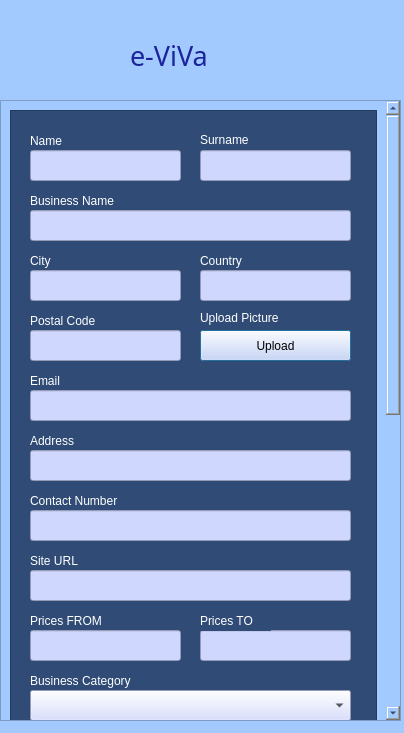
<?xml version="1.0" encoding="UTF-8"?>
<ui version="4.0">
 <class>Dialog</class>
 <widget class="QDialog" name="Dialog">
  <property name="geometry">
   <rect>
    <x>0</x>
    <y>0</y>
    <width>404</width>
    <height>733</height>
   </rect>
  </property>
  <property name="windowTitle">
   <string>Dialog</string>
  </property>
  <property name="styleSheet">
   <string notr="true">background-color: rgb(162, 202, 255);</string>
  </property>
  <widget class="QScrollArea" name="scrollArea">
   <property name="geometry">
    <rect>
     <x>0</x>
     <y>100</y>
     <width>401</width>
     <height>621</height>
    </rect>
   </property>
   <property name="widgetResizable">
    <bool>true</bool>
   </property>
   <widget class="QWidget" name="scrollAreaWidgetContents">
    <property name="geometry">
     <rect>
      <x>0</x>
      <y>0</y>
      <width>382</width>
      <height>1218</height>
     </rect>
    </property>
    <layout class="QVBoxLayout" name="verticalLayout">
     <item>
      <widget class="QFrame" name="frame_2">
       <property name="minimumSize">
        <size>
         <width>320</width>
         <height>1200</height>
        </size>
       </property>
       <property name="styleSheet">
        <string notr="true">background-color: rgb(48, 76, 118);</string>
       </property>
       <property name="frameShape">
        <enum>QFrame::StyledPanel</enum>
       </property>
       <property name="frameShadow">
        <enum>QFrame::Raised</enum>
       </property>
       <widget class="QLabel" name="label_14">
        <property name="geometry">
         <rect>
          <x>20</x>
          <y>20</y>
          <width>71</width>
          <height>21</height>
         </rect>
        </property>
        <property name="styleSheet">
         <string notr="true">background-color: rgb(0, 170, 255);
font: 12pt &quot;MS Shell Dlg 2&quot;;
background-color: rgb(48, 76, 118);
color: rgb(255, 255, 255);</string>
        </property>
        <property name="text">
         <string>Name</string>
        </property>
       </widget>
       <widget class="QLabel" name="label_15">
        <property name="geometry">
         <rect>
          <x>190</x>
          <y>20</y>
          <width>101</width>
          <height>20</height>
         </rect>
        </property>
        <property name="styleSheet">
         <string notr="true">background-color: rgb(0, 170, 255);
background-color: rgb(48, 76, 118);
color: rgb(255, 255, 255);
font: 12pt &quot;MS Shell Dlg 2&quot;;</string>
        </property>
        <property name="text">
         <string>Surname</string>
        </property>
       </widget>
       <widget class="QLineEdit" name="lineEdit_13">
        <property name="geometry">
         <rect>
          <x>20</x>
          <y>40</y>
          <width>151</width>
          <height>31</height>
         </rect>
        </property>
        <property name="styleSheet">
         <string notr="true">background-color:rgb(208, 215, 255);</string>
        </property>
       </widget>
       <widget class="QLineEdit" name="lineEdit_14">
        <property name="geometry">
         <rect>
          <x>190</x>
          <y>40</y>
          <width>151</width>
          <height>31</height>
         </rect>
        </property>
        <property name="styleSheet">
         <string notr="true">background-color:rgb(208, 215, 255);			</string>
        </property>
       </widget>
       <widget class="QLabel" name="label_16">
        <property name="geometry">
         <rect>
          <x>20</x>
          <y>80</y>
          <width>121</width>
          <height>21</height>
         </rect>
        </property>
        <property name="styleSheet">
         <string notr="true">background-color: rgb(0, 170, 255);
background-color: rgb(48, 76, 118);
color: rgb(255, 255, 255);
font: 12pt &quot;MS Shell Dlg 2&quot;;</string>
        </property>
        <property name="text">
         <string>Business Name</string>
        </property>
       </widget>
       <widget class="QLineEdit" name="lineEdit_15">
        <property name="geometry">
         <rect>
          <x>20</x>
          <y>100</y>
          <width>321</width>
          <height>31</height>
         </rect>
        </property>
        <property name="styleSheet">
         <string notr="true">background-color:rgb(208, 215, 255);</string>
        </property>
       </widget>
       <widget class="QLabel" name="label_17">
        <property name="geometry">
         <rect>
          <x>20</x>
          <y>140</y>
          <width>71</width>
          <height>21</height>
         </rect>
        </property>
        <property name="styleSheet">
         <string notr="true">background-color: rgb(0, 170, 255);
background-color: rgb(48, 76, 118);
color: rgb(255, 255, 255);
font: 12pt &quot;MS Shell Dlg 2&quot;;</string>
        </property>
        <property name="text">
         <string>City</string>
        </property>
       </widget>
       <widget class="QLabel" name="label_18">
        <property name="geometry">
         <rect>
          <x>190</x>
          <y>140</y>
          <width>71</width>
          <height>21</height>
         </rect>
        </property>
        <property name="styleSheet">
         <string notr="true">background-color: rgb(0, 170, 255);
background-color: rgb(48, 76, 118);
color: rgb(255, 255, 255);
font: 12pt &quot;MS Shell Dlg 2&quot;;</string>
        </property>
        <property name="text">
         <string>Country</string>
        </property>
       </widget>
       <widget class="QLabel" name="label_19">
        <property name="geometry">
         <rect>
          <x>20</x>
          <y>200</y>
          <width>91</width>
          <height>21</height>
         </rect>
        </property>
        <property name="styleSheet">
         <string notr="true">background-color: rgb(0, 170, 255);
background-color: rgb(48, 76, 118);
color: rgb(255, 255, 255);
font: 12pt &quot;MS Shell Dlg 2&quot;;</string>
        </property>
        <property name="text">
         <string>Postal Code</string>
        </property>
       </widget>
       <widget class="QLineEdit" name="lineEdit_16">
        <property name="geometry">
         <rect>
          <x>20</x>
          <y>160</y>
          <width>151</width>
          <height>31</height>
         </rect>
        </property>
        <property name="styleSheet">
         <string notr="true">background-color:rgb(208, 215, 255);</string>
        </property>
       </widget>
       <widget class="QLineEdit" name="lineEdit_17">
        <property name="geometry">
         <rect>
          <x>190</x>
          <y>160</y>
          <width>151</width>
          <height>31</height>
         </rect>
        </property>
        <property name="styleSheet">
         <string notr="true">background-color:rgb(208, 215, 255);</string>
        </property>
       </widget>
       <widget class="QLineEdit" name="lineEdit_18">
        <property name="geometry">
         <rect>
          <x>20</x>
          <y>220</y>
          <width>151</width>
          <height>31</height>
         </rect>
        </property>
        <property name="styleSheet">
         <string notr="true">background-color:rgb(208, 215, 255);</string>
        </property>
       </widget>
       <widget class="QPushButton" name="pushButton_2">
        <property name="geometry">
         <rect>
          <x>190</x>
          <y>220</y>
          <width>151</width>
          <height>31</height>
         </rect>
        </property>
        <property name="styleSheet">
         <string notr="true">background-color:rgb(208, 215, 255);
font: 12pt &quot;MS Shell Dlg 2&quot;;</string>
        </property>
        <property name="text">
         <string>Upload</string>
        </property>
       </widget>
       <widget class="QLabel" name="label_20">
        <property name="geometry">
         <rect>
          <x>190</x>
          <y>200</y>
          <width>111</width>
          <height>16</height>
         </rect>
        </property>
        <property name="styleSheet">
         <string notr="true">background-color: rgb(0, 170, 255);
background-color: rgb(48, 76, 118);
color: rgb(255, 255, 255);
font: 12pt &quot;MS Shell Dlg 2&quot;;</string>
        </property>
        <property name="text">
         <string>Upload Picture</string>
        </property>
       </widget>
       <widget class="QLabel" name="label_21">
        <property name="geometry">
         <rect>
          <x>20</x>
          <y>260</y>
          <width>71</width>
          <height>21</height>
         </rect>
        </property>
        <property name="styleSheet">
         <string notr="true">background-color: rgb(0, 170, 255);
background-color: rgb(48, 76, 118);
color: rgb(255, 255, 255);
font: 12pt &quot;MS Shell Dlg 2&quot;;</string>
        </property>
        <property name="text">
         <string>Email</string>
        </property>
       </widget>
       <widget class="QLineEdit" name="lineEdit_19">
        <property name="geometry">
         <rect>
          <x>20</x>
          <y>280</y>
          <width>321</width>
          <height>31</height>
         </rect>
        </property>
        <property name="styleSheet">
         <string notr="true">background-color:rgb(208, 215, 255);</string>
        </property>
       </widget>
       <widget class="QLabel" name="label_22">
        <property name="geometry">
         <rect>
          <x>20</x>
          <y>320</y>
          <width>71</width>
          <height>21</height>
         </rect>
        </property>
        <property name="styleSheet">
         <string notr="true">background-color: rgb(0, 170, 255);
background-color: rgb(48, 76, 118);
color: rgb(255, 255, 255);
font: 12pt &quot;MS Shell Dlg 2&quot;;</string>
        </property>
        <property name="text">
         <string>Address</string>
        </property>
       </widget>
       <widget class="QLineEdit" name="lineEdit_20">
        <property name="geometry">
         <rect>
          <x>20</x>
          <y>340</y>
          <width>321</width>
          <height>31</height>
         </rect>
        </property>
        <property name="styleSheet">
         <string notr="true">background-color:rgb(208, 215, 255);</string>
        </property>
       </widget>
       <widget class="QLabel" name="label_23">
        <property name="geometry">
         <rect>
          <x>20</x>
          <y>380</y>
          <width>121</width>
          <height>21</height>
         </rect>
        </property>
        <property name="styleSheet">
         <string notr="true">background-color: rgb(0, 170, 255);
background-color: rgb(48, 76, 118);
color: rgb(255, 255, 255);
font: 12pt &quot;MS Shell Dlg 2&quot;;</string>
        </property>
        <property name="text">
         <string>Contact Number</string>
        </property>
       </widget>
       <widget class="QLineEdit" name="lineEdit_21">
        <property name="geometry">
         <rect>
          <x>20</x>
          <y>400</y>
          <width>321</width>
          <height>31</height>
         </rect>
        </property>
        <property name="styleSheet">
         <string notr="true">background-color:rgb(208, 215, 255);</string>
        </property>
       </widget>
       <widget class="QLabel" name="label_24">
        <property name="geometry">
         <rect>
          <x>20</x>
          <y>440</y>
          <width>81</width>
          <height>21</height>
         </rect>
        </property>
        <property name="styleSheet">
         <string notr="true">background-color: rgb(0, 170, 255);
background-color: rgb(48, 76, 118);
color: rgb(255, 255, 255);
font: 12pt &quot;MS Shell Dlg 2&quot;;</string>
        </property>
        <property name="text">
         <string>Site URL</string>
        </property>
       </widget>
       <widget class="QLineEdit" name="lineEdit_22">
        <property name="geometry">
         <rect>
          <x>20</x>
          <y>460</y>
          <width>321</width>
          <height>31</height>
         </rect>
        </property>
        <property name="styleSheet">
         <string notr="true">background-color:rgb(208, 215, 255);</string>
        </property>
       </widget>
       <widget class="QLabel" name="label_25">
        <property name="geometry">
         <rect>
          <x>20</x>
          <y>500</y>
          <width>101</width>
          <height>21</height>
         </rect>
        </property>
        <property name="styleSheet">
         <string notr="true">background-color: rgb(0, 170, 255);
background-color: rgb(48, 76, 118);
color: rgb(255, 255, 255);
font: 12pt &quot;MS Shell Dlg 2&quot;;</string>
        </property>
        <property name="text">
         <string>Prices FROM</string>
        </property>
       </widget>
       <widget class="QLineEdit" name="lineEdit_23">
        <property name="geometry">
         <rect>
          <x>20</x>
          <y>520</y>
          <width>151</width>
          <height>31</height>
         </rect>
        </property>
        <property name="styleSheet">
         <string notr="true">background-color:rgb(208, 215, 255);</string>
        </property>
       </widget>
       <widget class="QLineEdit" name="lineEdit_24">
        <property name="geometry">
         <rect>
          <x>190</x>
          <y>520</y>
          <width>151</width>
          <height>31</height>
         </rect>
        </property>
        <property name="styleSheet">
         <string notr="true">background-color:rgb(208, 215, 255);</string>
        </property>
       </widget>
       <widget class="QLabel" name="label_26">
        <property name="geometry">
         <rect>
          <x>190</x>
          <y>500</y>
          <width>71</width>
          <height>21</height>
         </rect>
        </property>
        <property name="styleSheet">
         <string notr="true">background-color: rgb(0, 170, 255);
background-color: rgb(48, 76, 118);
color: rgb(255, 255, 255);
font: 12pt &quot;MS Shell Dlg 2&quot;;</string>
        </property>
        <property name="text">
         <string>Prices TO</string>
        </property>
       </widget>
       <widget class="QLabel" name="label_27">
        <property name="geometry">
         <rect>
          <x>20</x>
          <y>560</y>
          <width>141</width>
          <height>21</height>
         </rect>
        </property>
        <property name="styleSheet">
         <string notr="true">background-color: rgb(0, 170, 255);
background-color: rgb(48, 76, 118);
color: rgb(255, 255, 255);
font: 12pt &quot;MS Shell Dlg 2&quot;;</string>
        </property>
        <property name="text">
         <string>Business Category</string>
        </property>
       </widget>
       <widget class="QLabel" name="label_28">
        <property name="geometry">
         <rect>
          <x>20</x>
          <y>620</y>
          <width>111</width>
          <height>21</height>
         </rect>
        </property>
        <property name="styleSheet">
         <string notr="true">background-color: rgb(0, 170, 255);
background-color: rgb(48, 76, 118);
color: rgb(255, 255, 255);
font: 12pt &quot;MS Shell Dlg 2&quot;;</string>
        </property>
        <property name="text">
         <string>Business Type</string>
        </property>
       </widget>
       <widget class="QComboBox" name="comboBoxAccomodation">
        <property name="geometry">
         <rect>
          <x>20</x>
          <y>580</y>
          <width>321</width>
          <height>31</height>
         </rect>
        </property>
        <property name="styleSheet">
         <string notr="true">background-color:rgb(208, 215, 255);</string>
        </property>
        <item>
         <property name="text">
          <string/>
         </property>
        </item>
        <item>
         <property name="text">
          <string>Hotels</string>
         </property>
        </item>
        <item>
         <property name="text">
          <string>Hostel</string>
         </property>
        </item>
        <item>
         <property name="text">
          <string>Restaurants</string>
         </property>
        </item>
        <item>
         <property name="text">
          <string>Attractions</string>
         </property>
        </item>
        <item>
         <property name="text">
          <string>Transportation</string>
         </property>
        </item>
       </widget>
       <widget class="QComboBox" name="comboBoxAccomodation_2">
        <property name="geometry">
         <rect>
          <x>20</x>
          <y>640</y>
          <width>321</width>
          <height>31</height>
         </rect>
        </property>
        <property name="styleSheet">
         <string notr="true">background-color:rgb(208, 215, 255);</string>
        </property>
        <item>
         <property name="text">
          <string/>
         </property>
        </item>
        <item>
         <property name="text">
          <string>Hotels</string>
         </property>
        </item>
        <item>
         <property name="text">
          <string>Air-BNB</string>
         </property>
        </item>
        <item>
         <property name="text">
          <string>Motels</string>
         </property>
        </item>
        <item>
         <property name="text">
          <string>Camping</string>
         </property>
        </item>
        <item>
         <property name="text">
          <string>Cafe</string>
         </property>
        </item>
        <item>
         <property name="text">
          <string>Sit Down</string>
         </property>
        </item>
        <item>
         <property name="text">
          <string>Fast Food</string>
         </property>
        </item>
        <item>
         <property name="text">
          <string>Restaurant</string>
         </property>
        </item>
        <item>
         <property name="text">
          <string>Outdoor Activities</string>
         </property>
        </item>
        <item>
         <property name="text">
          <string>Theater/Cinema</string>
         </property>
        </item>
        <item>
         <property name="text">
          <string>Shightseeing Tours</string>
         </property>
        </item>
        <item>
         <property name="text">
          <string>Car Rental</string>
         </property>
        </item>
        <item>
         <property name="text">
          <string>Trains</string>
         </property>
        </item>
        <item>
         <property name="text">
          <string>Busses</string>
         </property>
        </item>
       </widget>
       <widget class="QPushButton" name="pushButton">
        <property name="geometry">
         <rect>
          <x>240</x>
          <y>1130</y>
          <width>91</width>
          <height>41</height>
         </rect>
        </property>
        <property name="styleSheet">
         <string notr="true">background-color: rgb(255, 149, 62);

font: 12pt &quot;MS Shell Dlg 2&quot;;</string>
        </property>
        <property name="text">
         <string>SUBMIT</string>
        </property>
       </widget>
       <widget class="QTextEdit" name="textEdit">
        <property name="geometry">
         <rect>
          <x>20</x>
          <y>760</y>
          <width>321</width>
          <height>301</height>
         </rect>
        </property>
        <property name="styleSheet">
         <string notr="true">background-color:rgb(208, 215, 255);</string>
        </property>
       </widget>
       <widget class="QLabel" name="label_29">
        <property name="geometry">
         <rect>
          <x>20</x>
          <y>730</y>
          <width>191</width>
          <height>21</height>
         </rect>
        </property>
        <property name="styleSheet">
         <string notr="true">background-color: rgb(0, 170, 255);
background-color: rgb(48, 76, 118);
color: rgb(255, 255, 255);
font: 12pt &quot;MS Shell Dlg 2&quot;;</string>
        </property>
        <property name="text">
         <string>Add Business Description</string>
        </property>
       </widget>
      </widget>
     </item>
    </layout>
   </widget>
  </widget>
  <widget class="QLabel" name="e-ViVa_2">
   <property name="geometry">
    <rect>
     <x>130</x>
     <y>30</y>
     <width>111</width>
     <height>51</height>
    </rect>
   </property>
   <property name="font">
    <font>
     <family>Forte</family>
     <pointsize>20</pointsize>
     <weight>50</weight>
     <bold>false</bold>
    </font>
   </property>
   <property name="styleSheet">
    <string notr="true">background-color: rgb(162, 202, 255);
color: rgb(27, 36, 156);

</string>
   </property>
   <property name="text">
    <string>e-ViVa</string>
   </property>
  </widget>
 </widget>
 <resources/>
 <connections/>
</ui>
